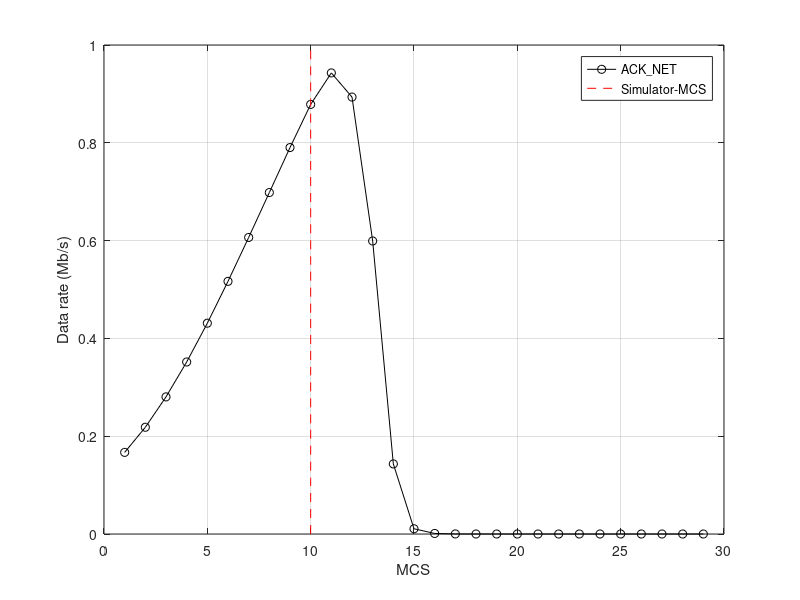

Recreate this plot in MATLAB. (Note: this script raises an error after producing the figure.)
clear all;
close all;


a=load('result_ack_alg.mat');


pr=a.metrics(1,:);
lp=length(pr);
pr=reshape(cell2mat(pr),[29,lp])';

ef=a.metrics(2,:);
ef=reshape(cell2mat(ef),[29,lp])';

mcs=cell2mat(a.metrics(4,:));


[b,inx]=sort(ef(:,end),'descend');

for i=1:10
    k=inx(i);
    k=randi(lp);
    
    found=false;
%     while found==false
%         k=randi(lp);
%         [maxi,maxii]=max(ef(k,:));
%         if maxii<5
%             found=true;
%         end
%         
%     end
    
    found=false;
    figure;
    plot(ef(k,:)/1000,'k-o')
    hold on;
    ydata=get(gca,'YLim');
    plot(mcs(k)*ones(1,10),linspace(0,ydata(2),10),'r--')
    
    ll=legend('ACK\_NET','Simulator-MCS');
    xlabel('MCS')
    ylabel('Data rate (Mb/s)')
    grid on
    doit
    
    
end





